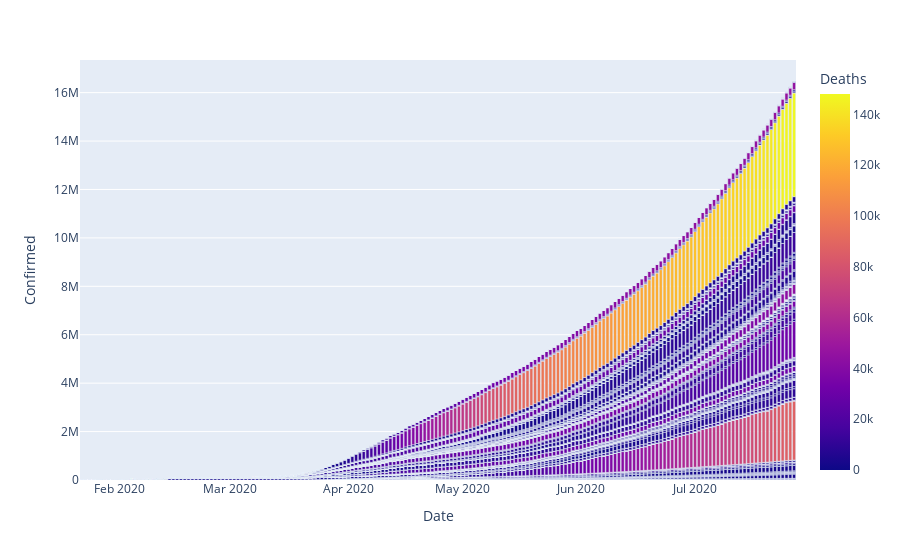

The cell this chart's notebook holds for it:
### Code cell
px.bar(covid_grouped,x='Date',y='Confirmed',hover_data=['Country/Region'],color='Deaths')

### Figure 1 — Plotly figure (JSON) as saved in the notebook; plotly's stock layout.template omitted (floating-point values rounded to 4 significant figures; data arrays with more than 128 entries replaced by an {"elided": "..."} marker saying what was removed)
{"data": [{"alignmentgroup": "True", "customdata": {"elided": "35156x1 str values"}, "hovertemplate": "Date=%{x}<br>Confirmed=%{y}<br>Country/Region=%{customdata[0]}<br>Deaths=%{marker.color}<extra></extra>", "legendgroup": "", "marker": {"color": {"elided": "35156 int values"}, "coloraxis": "coloraxis", "pattern": {"shape": ""}}, "name": "", "offsetgroup": "", "orientation": "v", "showlegend": false, "textposition": "auto", "type": "bar", "x": {"elided": "35156 str values"}, "xaxis": "x", "y": {"elided": "35156 int values"}, "yaxis": "y"}], "layout": {"barmode": "relative", "coloraxis": {"colorbar": {"title": {"text": "Deaths"}}, "colorscale": [[0, "#0d0887"], [0.1111, "#46039f"], [0.2222, "#7201a8"], [0.3333, "#9c179e"], [0.4444, "#bd3786"], [0.5556, "#d8576b"], [0.6667, "#ed7953"], [0.7778, "#fb9f3a"], [0.8889, "#fdca26"], [1, "#f0f921"]]}, "legend": {"tracegroupgap": 0}, "margin": {"t": 60}, "xaxis": {"anchor": "y", "domain": [0, 1], "title": {"text": "Date"}}, "yaxis": {"anchor": "x", "domain": [0, 1], "title": {"text": "Confirmed"}}}}
